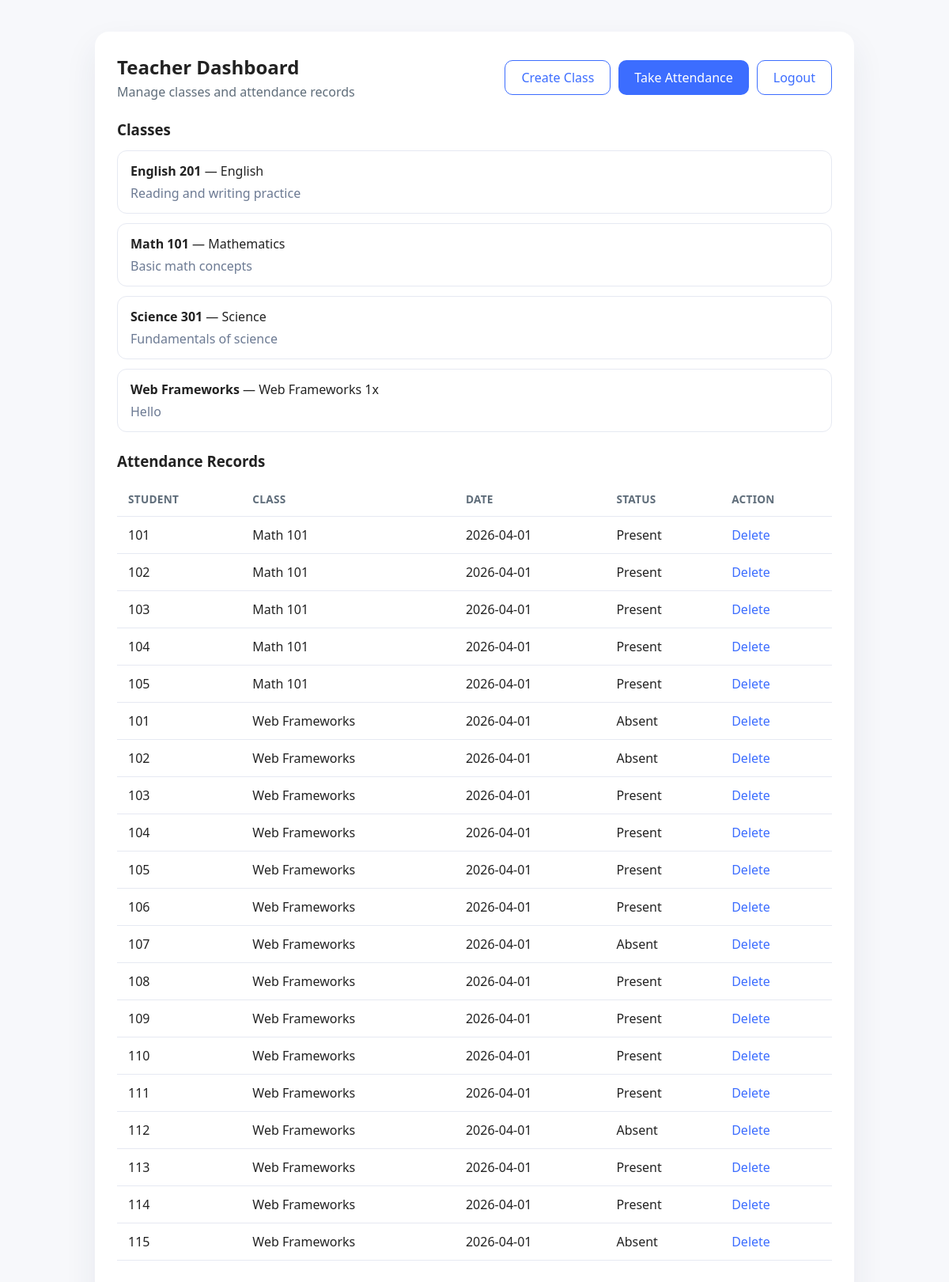
The app's page /teacher (signed in) with its own data.
### app.py (models this page shows)
class Class(db.Model):
    __tablename__ = 'classes'
    id = db.Column(db.Integer, primary_key=True)
    class_name = db.Column(db.String(120), nullable=False)
    subject = db.Column(db.String(120), nullable=False)
    description = db.Column(db.String(250))
    attendances = db.relationship('Attendance', backref='class_ref', lazy=True)

class Attendance(db.Model):
    id = db.Column(db.Integer, primary_key=True)
    student_id = db.Column(db.Integer, db.ForeignKey('user.id'), nullable=False)
    class_id = db.Column(db.Integer, db.ForeignKey('classes.id'), nullable=False)
    date = db.Column(db.Date, nullable=False, default=date.today)
    status = db.Column(db.String(20), nullable=False)

class User(db.Model):
    id = db.Column(db.Integer, primary_key=True)
    username = db.Column(db.String(100), unique=True, nullable=False)
    password = db.Column(db.String(100), nullable=False)
    role = db.Column(db.String(20), nullable=False)
    attendances = db.relationship('Attendance', backref='student', lazy=True)

### app.py (the view)
@app.route('/teacher')
def teacher_dashboard():
    if session.get('role') != 'teacher':
        return redirect(url_for('login'))
    records = Attendance.query.order_by(Attendance.date.desc()).all()
    classes = Class.query.order_by(Class.class_name).all()
    return render_template('teacher_dashboard.html', records=records, classes=classes)

### templates/teacher_dashboard.html (shortened to what this page needs)
<!DOCTYPE html>
<html lang="en">
<head>
    <link rel="stylesheet" href="{{ url_for('static', filename='style.css') }}">
</head>
<body>
    <div class="page-center">
        <div class="card wide-card">
            <div class="page-header">
                <div>
                    <h2>Teacher Dashboard</h2>
                    <p>Manage classes and attendance records</p>
                </div>
                <div class="header-actions">
                    <a href="/create_class" class="button outline">Create Class</a>
                    <a href="/take_attendance" class="button">Take Attendance</a>
                    <a href="/logout" class="button outline">Logout</a>
                </div>
            </div>
            <section class="box">
                <h3>Classes</h3>
                {% if classes %}
                    <ul class="simple-list">
                        {% for class_item in classes %}
                            <li>
                                <strong>{{ class_item.class_name }}</strong> &mdash; {{ class_item.subject }}
                                <div class="small">{{ class_item.description }}</div>
                            </li>
                        {% endfor %}
                    </ul>
                {% else %}
                    <p>No classes defined yet.</p>
                {% endif %}
            </section>
            <section class="box">
                <h3>Attendance Records</h3>
                {% if records %}
                    <table>
                        <thead>
                            <tr>
                                <th>Student</th>
                                <th>Class</th>
                                <th>Date</th>
                                <th>Status</th>
                                <th>Action</th>
                            </tr>
                        </thead>
                        <tbody>
                            {% for record in records %}
                                <tr>
                                    <td>{{ record.student.username }}</td>
                                    <td>{{ record.class_ref.class_name }}</td>
                                    <td>{{ record.date.strftime('%Y-%m-%d') }}</td>
                                    <td>{{ record.status }}</td>
                                    <td><a href="/delete_attendance/{{ record.id }}" class="link-button">Delete</a></td>
                                </tr>
                            {% endfor %}
                        </tbody>
                    </table>
                {% else %}
                    <p>No attendance records yet.</p>
                {% endif %}
            </section>
        </div>
    </div>
</body>
</html>

### static/style.css (style rules this page uses)
body { background-color: #f7f8fb; color: #222; font-family: 'Segoe UI', Tahoma, Geneva, Verdana, sans-serif; margin: 0; min-height: 100vh; }
.page-center { max-width: 960px; margin: 40px auto; padding: 0 18px; }
.card { background: #ffffff; border-radius: 18px; box-shadow: 0 18px 40px rgba(35, 47, 89, 0.08); padding: 28px; }
.wide-card { padding: 28px 28px 34px; }
.page-header { display: flex; align-items: center; justify-content: space-between; gap: 16px; margin-bottom: 24px; }
.page-header h2 { margin: 0 0 4px; }
.page-header p { margin: 0; color: #5f6d7a; }
.header-actions { display: flex; flex-wrap: wrap; gap: 10px; }
.button { display: inline-flex; align-items: center; justify-content: center; padding: 10px 20px; border-radius: 10px; background: #3c6dff; color: #fff; text-decoration: none; border: none; cursor: pointer; }
.button.outline { background: transparent; color: #3c6dff; border: 1px solid #3c6dff; }
.box { margin-bottom: 24px; }
.box h3 { margin-bottom: 14px; }
.simple-list { list-style: none; padding: 0; margin: 0; }
.simple-list li { padding: 14px 16px; border: 1px solid #e6e9f2; border-radius: 12px; margin-bottom: 12px; }
.small { color: #6c7a93; margin-top: 6px; }
table { width: 100%; border-collapse: collapse; }
table th, table td { padding: 12px 14px; text-align: left; border-bottom: 1px solid #e6e9f2; }
table thead th { text-transform: uppercase; letter-spacing: 0.02em; font-size: 0.85rem; color: #5f6d7a; }
.link-button { color: #3c6dff; text-decoration: none; }

### records on screen
Class: class_name "English 201", subject "English", description "Reading and writing practice"
Class: class_name "Math 101", subject "Mathematics", description "Basic math concepts"
Class: class_name "Science 301", subject "Science", description "Fundamentals of science"
Class: class_name "Web Frameworks", subject "Web Frameworks 1x", description "Hello"
Attendance: student.username "101", class_ref.class_name "Math 101", date "2026-04-01", status "Present"
Attendance: student.username "102", class_ref.class_name "Math 101", date "2026-04-01", status "Present"
Attendance: student.username "103", class_ref.class_name "Math 101", date "2026-04-01", status "Present"
Attendance: student.username "104", class_ref.class_name "Math 101", date "2026-04-01", status "Present"
Attendance: student.username "105", class_ref.class_name "Math 101", date "2026-04-01", status "Present"
Attendance: student.username "101", class_ref.class_name "Web Frameworks", date "2026-04-01", status "Absent"
Attendance: student.username "102", class_ref.class_name "Web Frameworks", date "2026-04-01", status "Absent"
Attendance: student.username "103", class_ref.class_name "Web Frameworks", date "2026-04-01", status "Present"
Attendance: student.username "104", class_ref.class_name "Web Frameworks", date "2026-04-01", status "Present"
Attendance: student.username "105", class_ref.class_name "Web Frameworks", date "2026-04-01", status "Present"
Attendance: student.username "106", class_ref.class_name "Web Frameworks", date "2026-04-01", status "Present"
Attendance: student.username "107", class_ref.class_name "Web Frameworks", date "2026-04-01", status "Absent"
Attendance: student.username "108", class_ref.class_name "Web Frameworks", date "2026-04-01", status "Present"
Attendance: student.username "109", class_ref.class_name "Web Frameworks", date "2026-04-01", status "Present"
Attendance: student.username "110", class_ref.class_name "Web Frameworks", date "2026-04-01", status "Present"
Attendance: student.username "111", class_ref.class_name "Web Frameworks", date "2026-04-01", status "Present"
Attendance: student.username "112", class_ref.class_name "Web Frameworks", date "2026-04-01", status "Absent"
Attendance: student.username "113", class_ref.class_name "Web Frameworks", date "2026-04-01", status "Present"
Attendance: student.username "114", class_ref.class_name "Web Frameworks", date "2026-04-01", status "Present"
Attendance: student.username "115", class_ref.class_name "Web Frameworks", date "2026-04-01", status "Absent"
